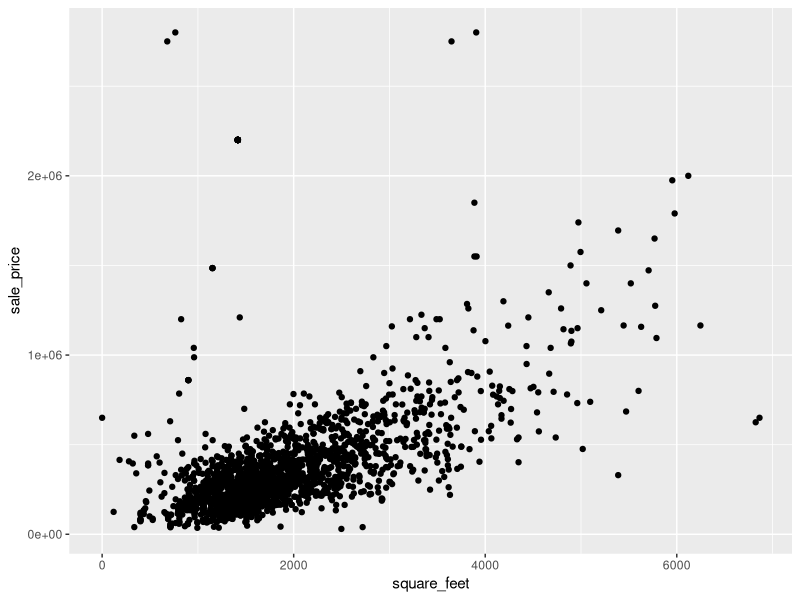
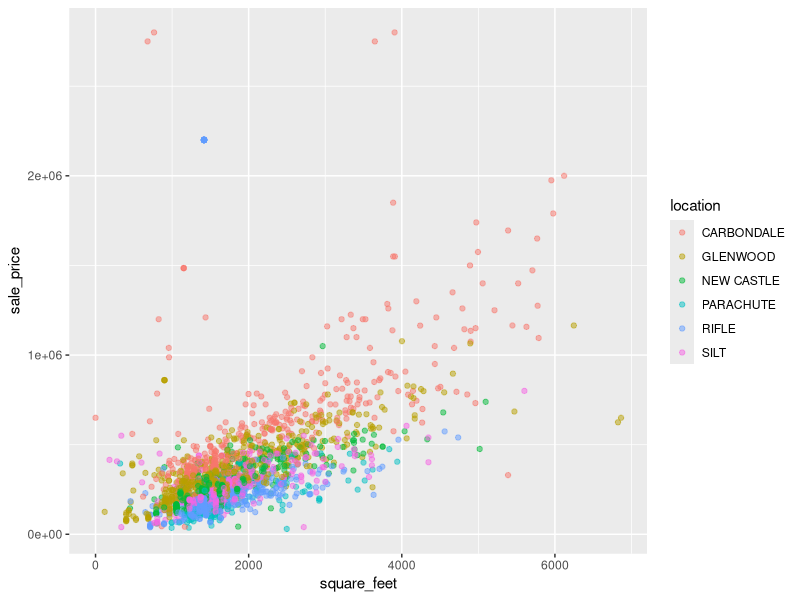
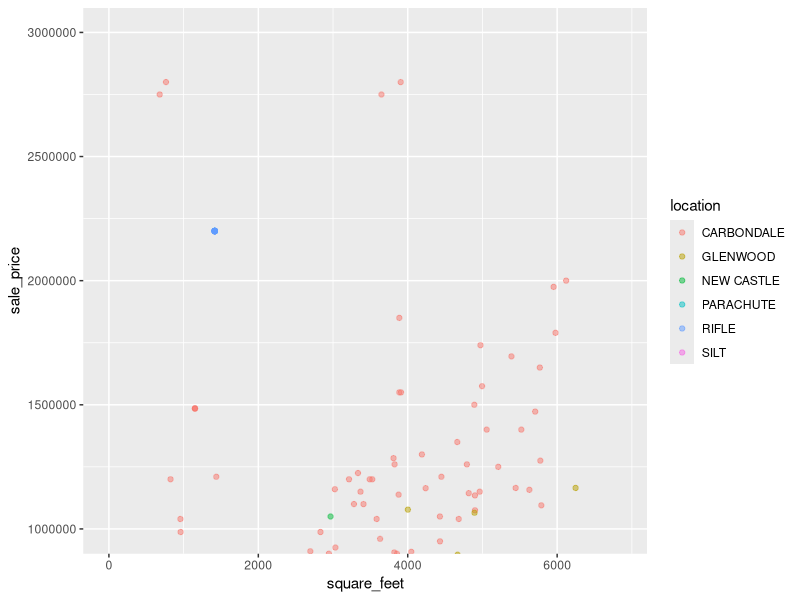
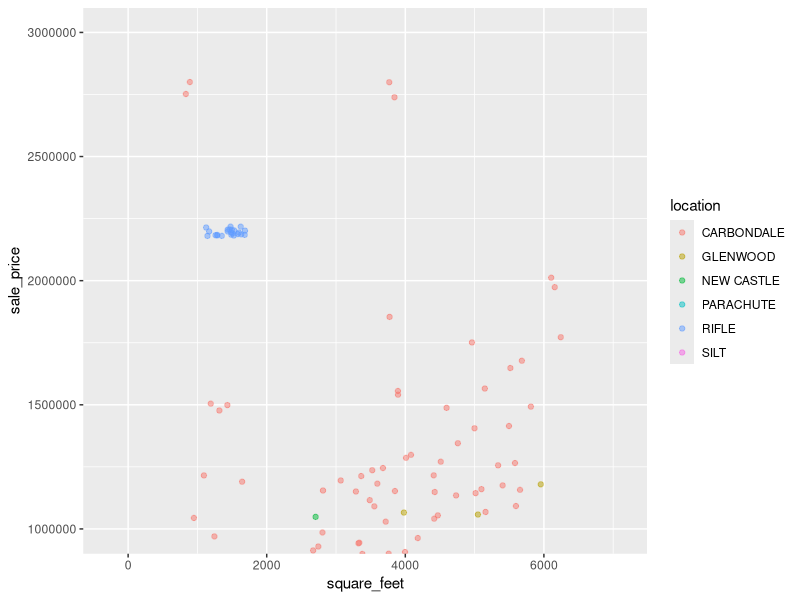
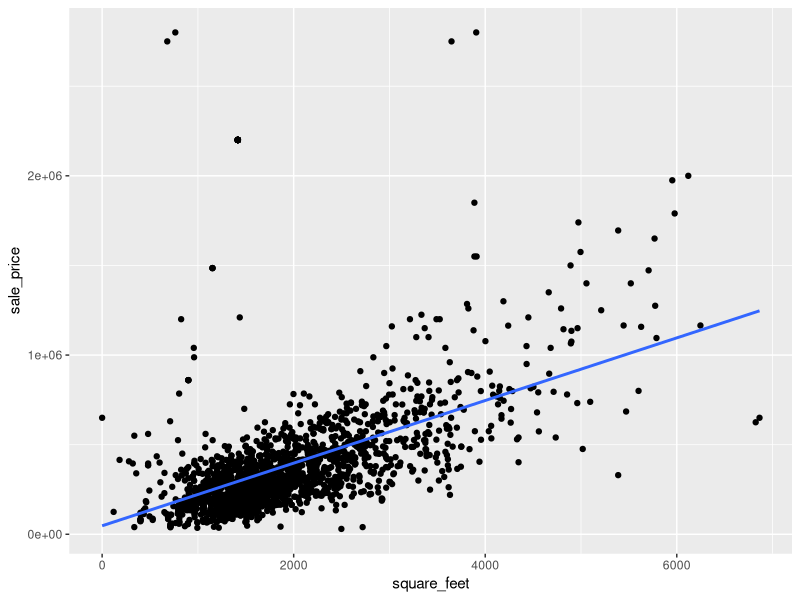
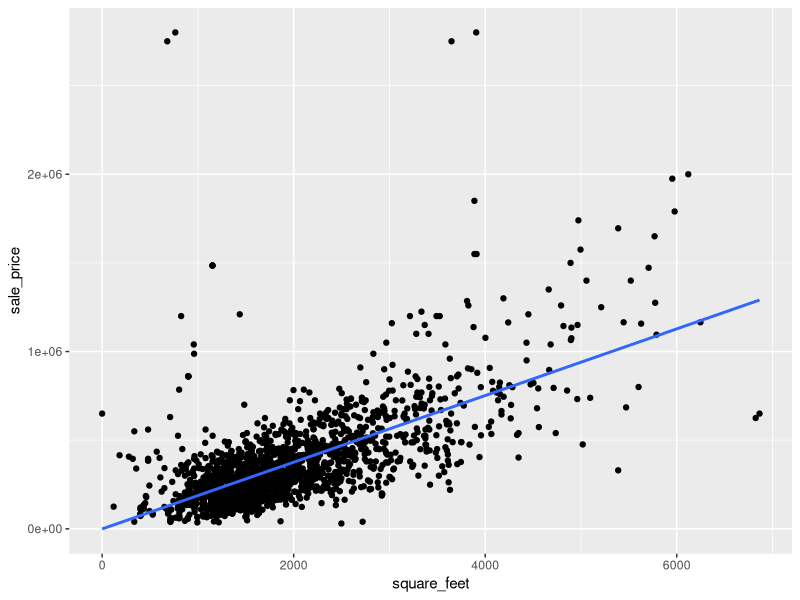
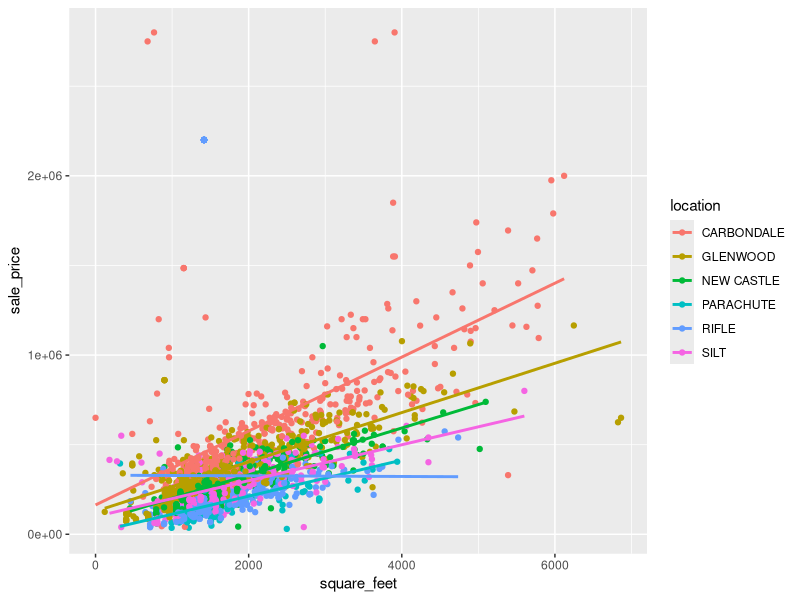
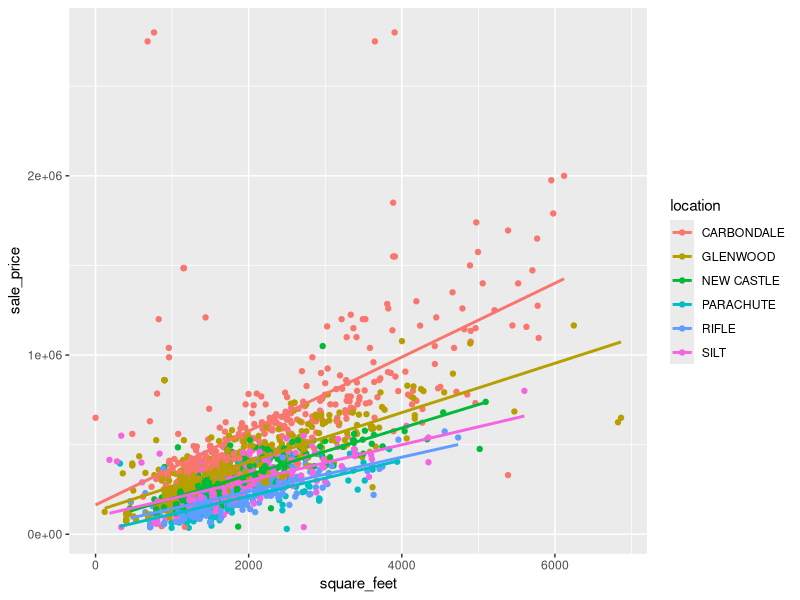

These charts were generated, in order, by the following R code:
## ---- chunk 1
knitr::opts_chunk$set(echo = TRUE, fig.width = 6, fig.height = 3.7)
## ---- chunk 2
# This chunk includes the data processing steps to wrangle and clean the data
library(tidyverse) # For reading-in, wrangling, visualizing the data, and for pipe operator
library(readxl) # Tidyverse package for reading in Excel files
library(magrittr) # For the '%<>%' pipe operator
library(knitr) # For nicely formatted tables

# Read-in townhomes and condo sales data
townhomes <- read_xlsx("2017-comparable-sales-condos-townhomes.xlsx") 

# Read-in single family home sales data
single_family <- read_xlsx("2017-comparable-sales-single-family.xlsx") 

# Check column names and formats
glimpse(townhomes) 
glimpse(single_family)
# 'sale_price' column was coerced to numeric and special characters '$' and ',' removed

# Replace spaces in column names with underscores ('_') and make names lowercase
# the package 'magrittr' is used for the pipe operator, this is loaded with the 'tidyverse' library
colnames(townhomes) %<>% str_replace_all("\\s", "_") %<>% tolower() 
colnames(single_family) %<>% str_replace_all("\\s", "_") %<>% tolower()

# Rename column "actual_year_built" as "year_built" for consistency between datasets
townhomes <- townhomes %>% 
  rename(year_built = actual_year_built) 

# Add a "classifcation" column to the single_family dataset and set all values to "Single Family"
single_family <- single_family %>% 
  mutate(classification = "Single Family")

# bind_rows() throws an error b/c 'reception' column is numeric in townhomes dataset; convert to character
townhomes$reception <- as.character(townhomes$reception)

# Combine the datasets into one
home_sales <- bind_rows(single_family, townhomes)
glimpse(home_sales)
# No new columns were created during the 'bind_rows()' process, indicating all colums align
# Remove single_family and townhomes dataframes because they are no longer needed
rm(single_family, townhomes)

# unique(home_sales$classification) reveals a "Garage Only" type. Drop this.
home_sales <- home_sales %>% filter(classification != "Garage Only") 

# Rename the column "heated area" to "square_feet" for clarity, though technically not correct
home_sales <- home_sales %>% 
  rename(square_feet = heated_area)
## ---- chunk 3
glimpse(home_sales)
## ---- chunk 4
ggplot(data = home_sales, aes(x = square_feet, y = sale_price)) +
  geom_point()
## ---- chunk 5
ggplot(data = home_sales, aes(x = square_feet, y = sale_price, color = location)) +
  geom_point(alpha = 0.5)
## ---- chunk 6
ggplot(data = home_sales, aes(x = square_feet, y = sale_price, color = location)) +
  geom_point(alpha = 0.5) +
  coord_cartesian(ylim = c(1000000, 3000000))
## ---- chunk 7
ggplot(data = home_sales, aes(x = square_feet, y = sale_price, color = location)) +
  geom_jitter(alpha = 0.5, width = 300, height = 20000) +
  coord_cartesian(ylim = c(1000000, 3000000))
## ---- chunk 8
# High sale price observations
home_sales %>% arrange(desc(sale_price)) %>% select(c("sale_price", "location", "classification", "bedrooms", "square_feet")) %>% head(30)
## ---- chunk 9
# Remove erroneous high sale price observations
home_sales_fix <- home_sales %>% filter(location != "RIFLE" | classification != "Townhome" | sale_price != 2200000)
home_sales_fix %>% filter(location == "RIFLE" & classification == "Townhome") %>% arrange(desc(sale_price)) %>% head(10)
## ---- chunk 10
ggplot(data = home_sales, aes(x = square_feet, y = sale_price)) + 
  geom_point() + 
  geom_smooth(method = "lm", se = FALSE) # Method set to lm for the linear model
## ---- chunk 11
ggplot(data = home_sales_fix, aes(x = square_feet, y = sale_price)) + 
  geom_point() + 
  geom_smooth(method = "lm", se = FALSE) # Method set to lm for the linear model
## ---- chunk 12
ggplot(data = home_sales, aes(x = square_feet, y = sale_price, color = location)) + 
  geom_point() + 
  geom_smooth(method = "lm", se = FALSE) # Method set to lm for the linear model
## ---- chunk 13
ggplot(data = home_sales_fix, aes(x = square_feet, y = sale_price, color = location)) + 
  geom_point() + 
  geom_smooth(method = "lm", se = FALSE) # Method set to lm for the linear model
## ---- chunk 14
ggplot(home_sales, aes(square_feet, sale_price, color = location)) +
  geom_point(alpha = 0.5) +
  geom_smooth(method = "lm", se = FALSE) +
  facet_wrap(~ location)
## ---- chunk 15
ggplot(home_sales_fix, aes(square_feet, sale_price, color = location)) +
  geom_point(alpha = 0.5) +
  geom_smooth(method = "lm", se = FALSE) +
  facet_wrap(~ location)
## ---- chunk 16
# Import seattle rain gauge dataset
seattle_rain <- read_csv("Observed_Monthly_Rain_Gauge_Accumulations_Oct_2002_to_May_2017.csv")
## ---- chunk 17
seattle_rain # Display Monthly Rain Gauge Accumulations for Seattle
## ---- chunk 18
library(tidyr) 
seattle_rain_tall <- seattle_rain %>% 
  gather(RG01:RG20_25, key = rain_gauge, value = precip_inches) 
seattle_rain_tall
## ---- chunk 19
library(tidyr) 
seattle_rain_tall <- seattle_rain %>% 
  gather(key = rain_gauge, value = precip_inches, -Date) # Same result as before!
seattle_rain_tall 
